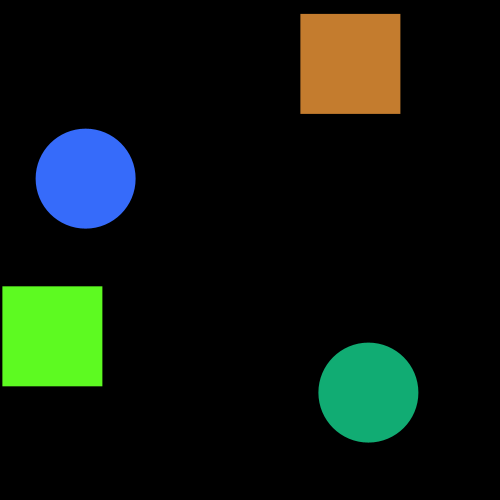
Frame 1 (no input)
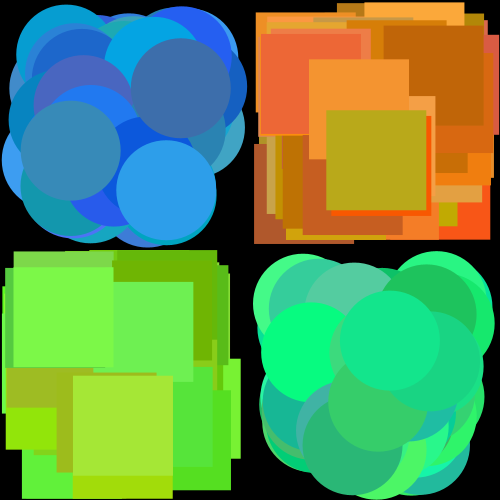
Frame 60 (the mouse pressed at the canvas centre just before this capture)
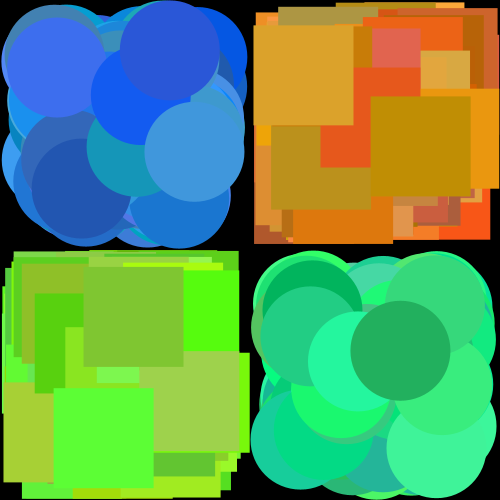
Frame 120 (the mouse held since frame 60 and released just before this capture)

The Processing sketch that drew these frames (run headless with seeded random() and noise(); from frame 60 on, the mouse is pressed at the canvas centre):

// Processing sketch: Squares_and_Circles_are_Anti_Social_and_Introverted
// ── Squares_and_Circles_are_Anti_Social_and_Introverted.pde
void setup () {
  size(500,500);
  background(0); 
  noStroke();
}
void draw () {
  fill(random(0,85),random(86,170),random(171,255));
  ellipse(random(50,(width/2)-50),random(50,(height/2)-50),100,100);
  
  fill(random(170,255),random(85,171),random(0,85));
  rect(random(width/2,width-100),random((height/2)-100),100,100);
  
  fill(random(0,85),random(171,255),random(86,170));
  ellipse(random((width/2)+50,width-50),random((height/2)+50,height-50),100,100);
  
  fill(random(85,170),random(176,255),random(0,85));
  rect(random((width/2)-100),random((height/2),height-100),100,100);
}
